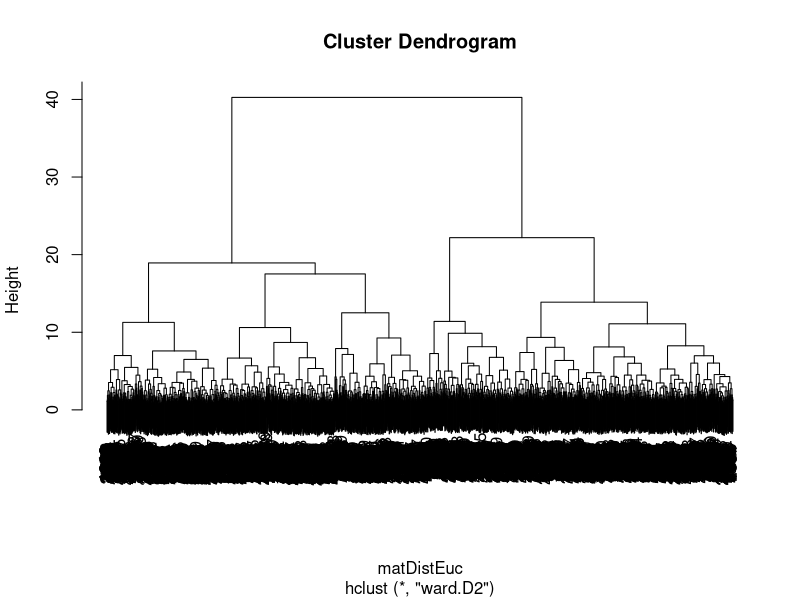
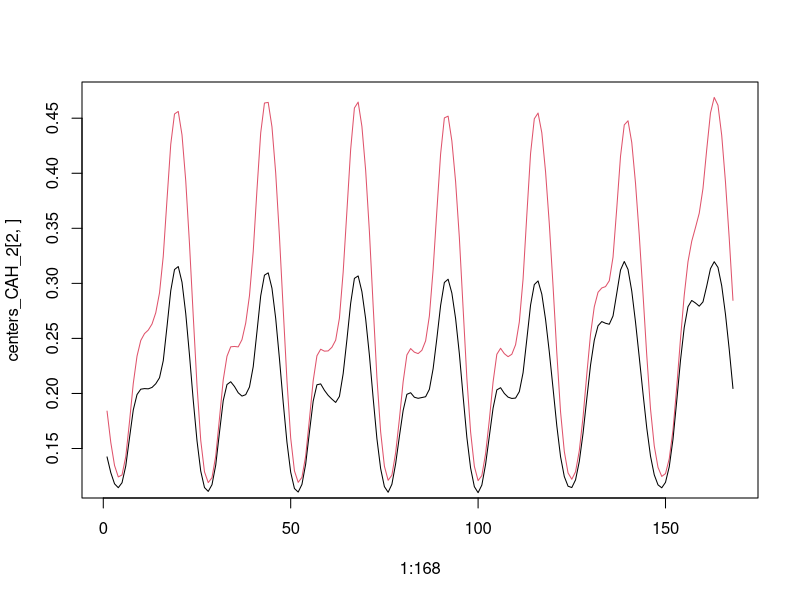
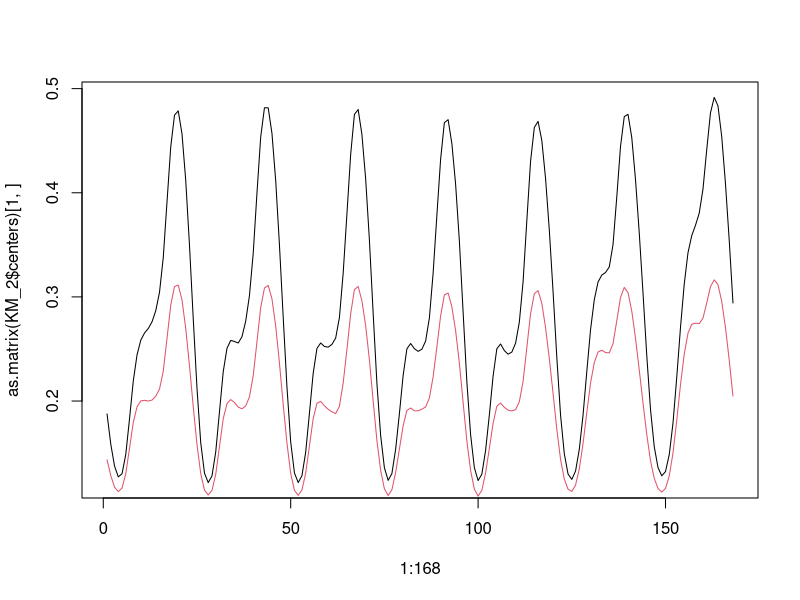
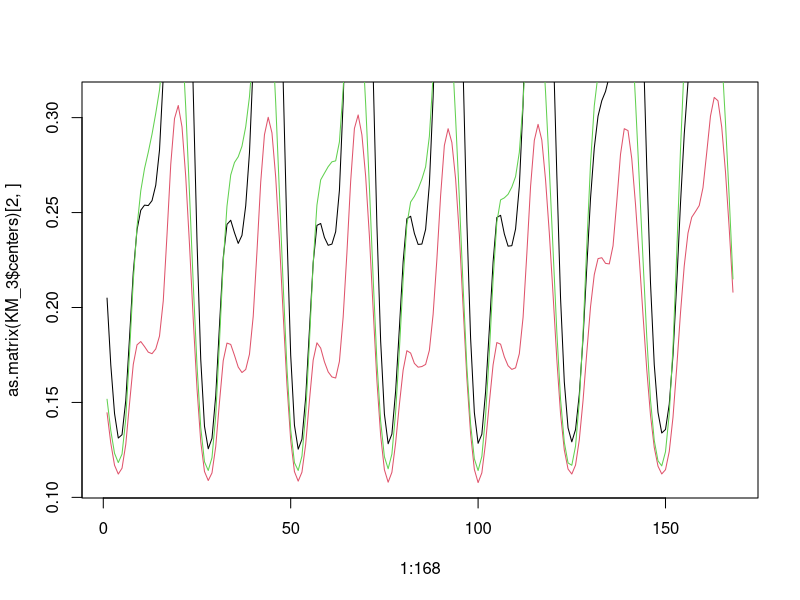
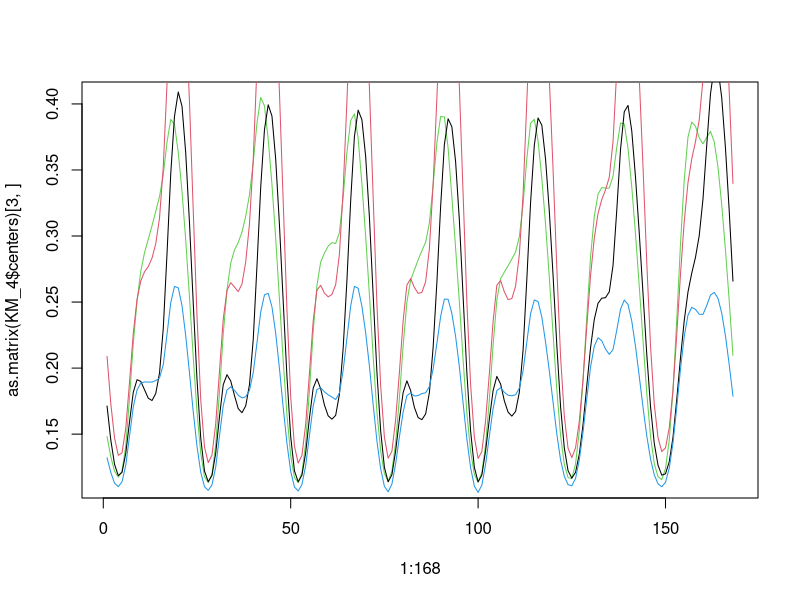
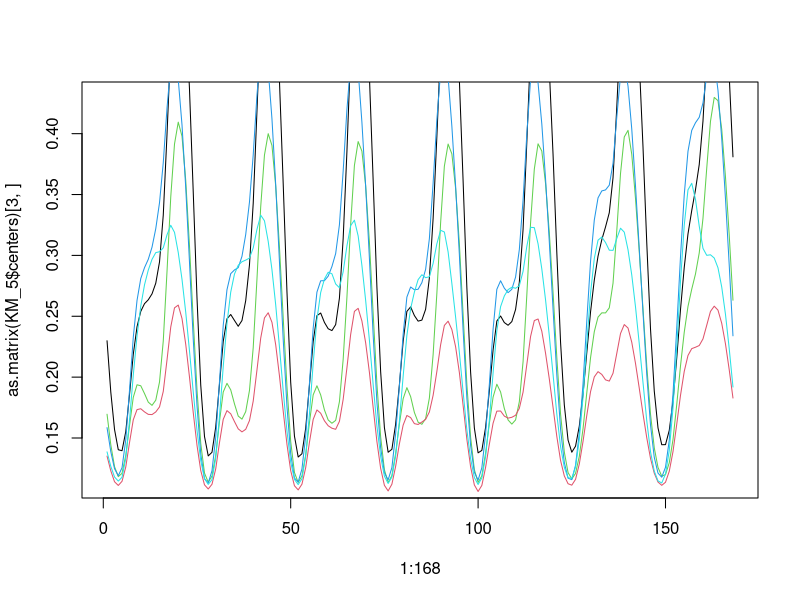
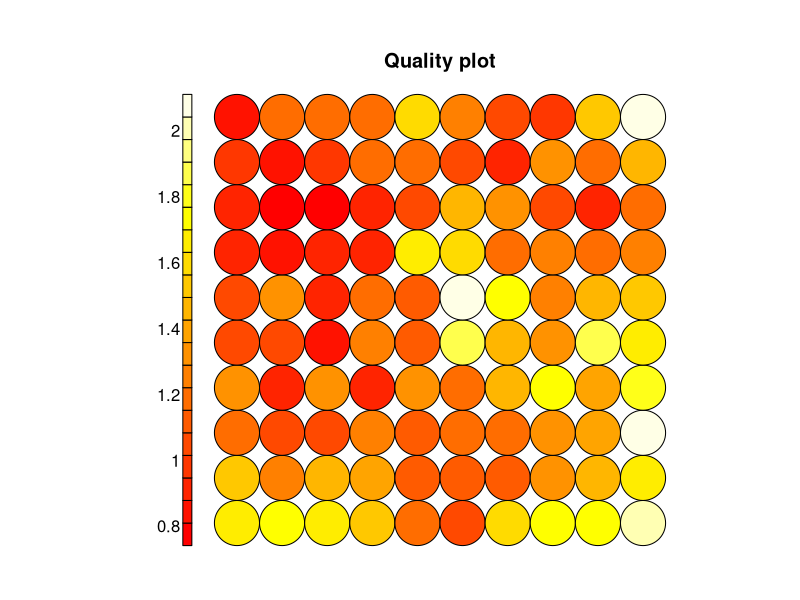
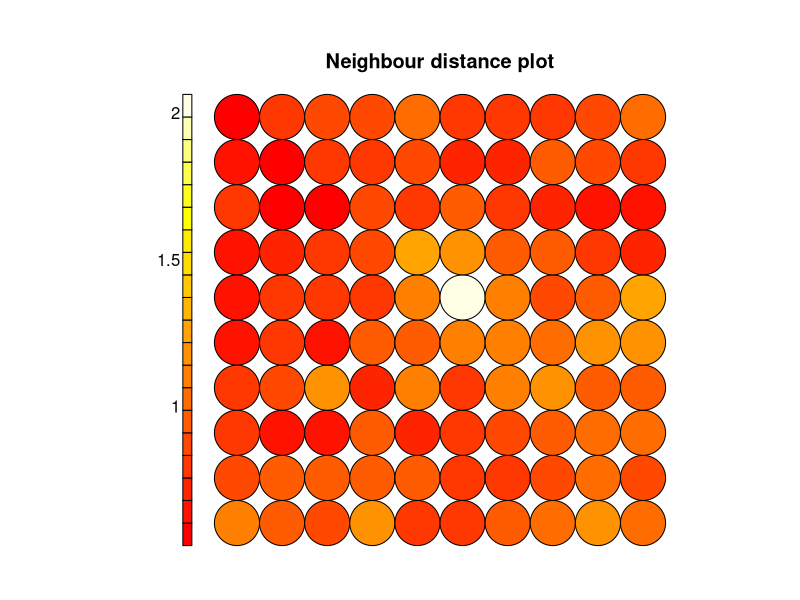

Reproduce these figures in R, in order. (Note: this script raises an error after producing the figures.)
#Ne pas oublier de set le working directory avant de run le script
setwd('/home/samy/workspaces/projets_mlds/ClusteringElectricite/')
#Lecture des données du fichier electricite.txt
electricite=read.table('electricite.txt')

#Comme les données sont bien lisses et normalisées on passe directement aux algorithmes de classification

########### CAH ###########
#Calcul de la matrices de distances (Distances euclidiennes)
matDistEuc = dist(electricite)
#Ce calcule est relativement long, normal au vu de la dimension des données

#Execution de l'algorithme utlisant la critère d'aggregation de Ward
h_ward = hclust(matDistEuc, method="ward.D2")

#Visualisation du dendrogramme
plot(h_ward)
#En utilisant la méthode de coupure du plus grand saut, on séparre deux clusters

#Obtention de nos classes
classes_CAH <- cutree(h_ward, k=2)

#Interprétation des résultats

##Création d'une matrice de centres de classes 
centers_CAH_2 = matrix(data = 0, nrow = 2 , ncol = 168) #Matrice contenant les deux centres des deux clusters
nb_c1 = 0 #Nombre d'éléments du cluster 1
nb_c2 = 0 #Nombre d'éléments du cluster 2
#Boucle pour sommer les valeures de toute les variables pour chacune des classes
for (i in 1:2914) {
  if (classes_CAH[i] == 1) {
    centers_CAH_2[1,]= centers_CAH_2[1,] + as.matrix(electricite)[i,]
    nb_c1 = nb_c1 + 1
  }
  else {
    centers_CAH_2[2,]= centers_CAH_2[2,] + as.matrix(electricite)[i,]
    nb_c2 = nb_c2 + 1
  }
}
#Les centres calculés sont les moyennes algébirques des élémentes les composant
centers_CAH_2[1,] = centers_CAH_2[1,] / nb_c1
centers_CAH_2[2,] = centers_CAH_2[2,] / nb_c2

#Dessin des courbes pour les deux centres
plot(x = 1:168, y = centers_CAH_2[2,] ,type = 'l' , col = 2)
lines(x = 1:168, y = centers_CAH_2[1,] ,type = 'l' , col = 1)

############## K-means #########
#N'ayant pas de critère à priori pour le nombre de clusters, on test de k dans [2,5]
# K = 2
KM_2 = kmeans(electricite,2)
plot(x = 1:168, y=as.matrix(KM_2$centers)[1,],type = 'l',col = 1)
lines(x=1:168, y =as.matrix(KM_2$centers)[2,],type = 'l',col = 2)
KM_2$tot.withinss
# K = 3 
KM_3 = kmeans(electricite,3)
plot(x = 1:168, y=as.matrix(KM_3$centers)[2,],type = 'l',col = 2)
lines(x=1:168, y =as.matrix(KM_3$centers)[1,],type = 'l',col = 1)
lines(x=1:168, y =as.matrix(KM_3$centers)[3,],type = 'l',col = 3)
KM_3$tot.withinss
# K = 4
KM_4 = kmeans(electricite,4)
plot(x = 1:168, y=as.matrix(KM_4$centers)[3,],type = 'l',col = 3)
lines(x=1:168, y =as.matrix(KM_4$centers)[1,],type = 'l',col = 1)
lines(x=1:168, y =as.matrix(KM_4$centers)[4,],type = 'l',col = 4)
lines(x=1:168, y =as.matrix(KM_4$centers)[2,],type = 'l',col = 2)
KM_4$tot.withinss
# K = 5
KM_5 = kmeans(electricite,5)
plot(x = 1:168, y=as.matrix(KM_5$centers)[3,],type = 'l',col = 3)
lines(x=1:168, y =as.matrix(KM_5$centers)[1,],type = 'l',col = 1)
lines(x=1:168, y =as.matrix(KM_5$centers)[4,],type = 'l',col = 4)
lines(x=1:168, y =as.matrix(KM_5$centers)[2,],type = 'l',col = 2)
lines(x=1:168, y =as.matrix(KM_5$centers)[5,],type = 'l',col = 5)
KM_5$tot.withinss

############### SOM ###############
#On va prendre une grille de 10x10
library(class)
library(MASS)
library(kohonen) #Besoin des deux autres librairies pour utiliser celle-ci
SOM_1010 = som(as.matrix(electricite),grid = somgrid(10,10,'rectangular'))
plot(SOM_1010,type = "quality")
plot(SOM_1010, type = "dist.neighbours")

############## Jours ouvrables uniquement ################
#Suffit d'enlever les dernières 48 heures représetant le samedi 06/11/2010 et le dimanche 07/11/2010
electricite_JO = electricite[,1:120] 

############# CAH Jours Ouvrables ##############
#Calcul de la matrices de distances (Distances euclidiennes)
matDistEuc_JO = dist(electricite_JO)
#Ce calcule est relativement long, normal au vu de la dimension des données

#Execution de l'algorithme utlisant la critère d'aggregation de Ward
h_ward_JO = hclust(matDistEuc_JO, method="ward.D2")

#Visualisation du dendrogramme
plot(h_ward_JO)
#Ici, en utilisaint la coupure au plus grand saut, on peut hésiter entre 2 et 3

#Pour deux classes
#Obtention de nos classes
classes_CAH2_JO <- cutree(h_ward, k=2)

##Création d'une matrice de centres de classes 
centers_CAH_2_JO = matrix(data = 0, nrow = 2 , ncol = 168) #Matrice contenant les deux centres des deux clusters
nb_c1_JO = 0 #Nombre d'éléments du cluster 1
nb_c2_JO = 0 #Nombre d'éléments du cluster 2
#Boucle pour sommer les valeures de toute les variables pour chacune des classes
for (i in 1:2914) {
  if (classes_CAH2_JO[i] == 1) {
    centers_CAH_2_JO[1,]= centers_CAH_2_JO[1,] + as.matrix(electricite_JO)[i,]
    nb_c1_JO = nb_c1_JO + 1
  }
  else {
    centers_CAH_2_JO[2,]= centers_CAH_2_JO[2,] + as.matrix(electricite_JO)[i,]
    nb_c2_JO = nb_c2_JO + 1
  }
}
#Les centres calculés sont les moyennes algébirques des élémentes les composant
centers_CAH_2_JO[1,] = centers_CAH_2_JO[1,] / nb_c1_JO
centers_CAH_2_JO[2,] = centers_CAH_2_JO[2,] / nb_c2_JO

#Dessin des courbes pour les deux centres
plot(x = 1:168, y = centers_CAH_2_JO[2,] ,type = 'l' , col = 2)
lines(x = 1:168, y = centers_CAH_2_JO[1,] ,type = 'l' , col = 1)

#Pour 3 clusters
classes_CAH3_JO <- cutree(h_ward, k=2)

##Création d'une matrice de centres de classes 
centers_CAH_3_JO = matrix(data = 0, nrow = 3 , ncol = 168) #Matrice contenant les deux centres des deux clusters
nb3_c1_JO = 0 #Nombre d'éléments du cluster 1
nb3_c2_JO = 0 #Nombre d'éléments du cluster 2
nb3_c3_JO = 0 #Nombre d'éléments du cluster 3
#Boucle pour sommer les valeures de toute les variables pour chacune des classes
for (i in 1:2914) {
  if (classes_CAH3_JO[i] == 1) {
    centers_CAH_3_JO[1,]= centers_CAH_3_JO[1,] + as.matrix(electricite_JO)[i,]
    nb3_c1_JO = nb3_c1_JO + 1
  }
  else if(classes_CAH3_JO[i] == 2){
    centers_CAH_3_JO[2,]= centers_CAH_3_JO[2,] + as.matrix(electricite_JO)[i,]
    nb3_c2_JO = nb3_c2_JO + 1
  }
  else {
    centers_CAH_3_JO[3,]= centers_CAH_3_JO[3,] + as.matrix(electricite_JO)[i,]
    nb3_c3_JO = nb3_c3_JO + 1
  }
}
#Les centres calculés sont les moyennes algébirques des élémentes les composant
centers_CAH_3_JO[1,] = centers_CAH_3_JO[1,] / nb3_c1_JO
centers_CAH_3_JO[2,] = centers_CAH_3_JO[2,] / nb3_c2_JO
centers_CAH_3_JO[3,] = centers_CAH_3_JO[3,] / nb3_c3_JO

#Dessin des courbes pour les trois centres
plot(x = 1:168, y = centers_CAH_2_JO[2,] ,type = 'l' , col = 2)
lines(x = 1:168, y = centers_CAH_2_JO[1,] ,type = 'l' , col = 1)
lines(x = 1:168, y = centers_CAH_2_JO[3,] ,type = 'l' , col = 3)


############ K-means Jours Ouvrables ################
#N'ayant pas de critère à priori pour le nombre de clusters, on test de k dans [2,5]
# K = 2
KM_2_JO = kmeans(electricite_JO,2)
plot(x = 1:168, y=as.matrix(KM_2_JO$centers)[1,],type = 'l',col = 1)
lines(x=1:168, y =as.matrix(KM_2_JO$centers)[2,],type = 'l',col = 2)
KM_2_JO$tot.withinss
# K = 3 
KM_3_JO = kmeans(electricite_JO,3)
plot(x = 1:168, y=as.matrix(KM_3_JO$centers)[2,],type = 'l',col = 2)
lines(x=1:168, y =as.matrix(KM_3_JO$centers)[1,],type = 'l',col = 1)
lines(x=1:168, y =as.matrix(KM_3_JO$centers)[3,],type = 'l',col = 3)
KM_3_JO$tot.withinss
# K = 4
KM_4_JO = kmeans(electricite_JO,4)
plot(x = 1:168, y=as.matrix(KM_4_JO$centers)[3,],type = 'l',col = 3)
lines(x=1:168, y =as.matrix(KM_4_JO$centers)[1,],type = 'l',col = 1)
lines(x=1:168, y =as.matrix(KM_4_JO$centers)[4,],type = 'l',col = 4)
lines(x=1:168, y =as.matrix(KM_4_JO$centers)[2,],type = 'l',col = 2)
KM_4_JO$tot.withinss
# K = 5
KM_5_JO = kmeans(electricite_JO,5)
plot(x = 1:168, y=as.matrix(KM_5_JO$centers)[3,],type = 'l',col = 3)
lines(x=1:168, y =as.matrix(KM_5_JO$centers)[1,],type = 'l',col = 1)
lines(x=1:168, y =as.matrix(KM_5_JO$centers)[4,],type = 'l',col = 4)
lines(x=1:168, y =as.matrix(KM_5_JO$centers)[2,],type = 'l',col = 2)
lines(x=1:168, y =as.matrix(KM_5_JO$centers)[5,],type = 'l',col = 5)
KM_5_JO$tot.withinss

############### SOM Jours Ouvrables #####################
SOM_1010_JO = som(as.matrix(electricite_JO),grid = somgrid(10,10,'rectangular'))
plot(SOM_1010_JO,type = "quality")
plot(SOM_1010_JO, type = "dist.neighbours")
